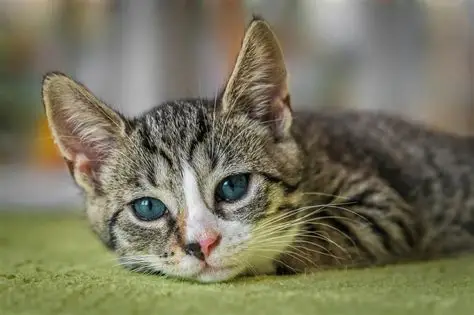
#> input picture image.webp, 474 x 315 px
$ python gradient_based.py   (older library calls are emulated)
#> lines starting #> are read from the running program, lines starting #| are printed output that depends on the picture; after the words box and inside, x2 and y2 are one past the last pixel; in counts of white or black regions, pixels touching at a corner belong together
import cv2
import numpy as np
img=cv2.imread("image.webp")
#> img is the input picture: shape (315, 474, 3); mean B, G, R 93.4, 116.3, 119.3
cv2.imshow('Original',img)
cv2.waitKey(0)

img_gray=cv2.cvtColor(img,cv2.COLOR_BGR2GRAY)
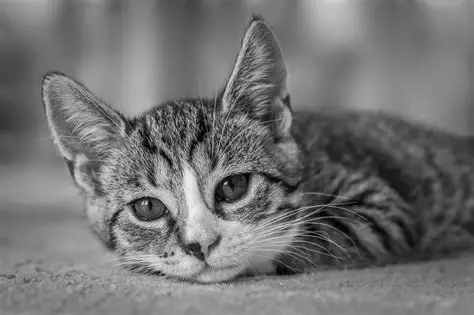
#> img_gray: shape (315, 474); min 0, max 245, mean 114.6
img_blur= cv2.GaussianBlur(img_gray,(3,3),0)
#Sobel operator
sobelx=cv2.Sobel(src=img_blur,ddepth=cv2.CV_64F,dx=1,dy=0,ksize=7)
cv2.imshow('Sobel in X axis',sobelx)
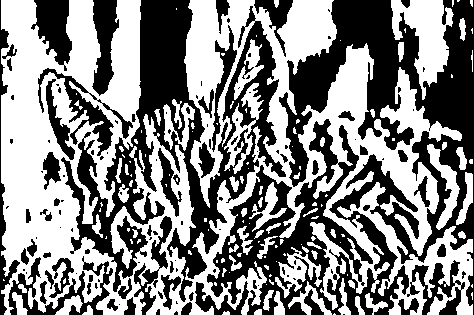
#> window 'Sobel in X axis': shape (315, 474); 52.3% white; 127 black regions (69 under 20 px), largest, box (x1, y1, x2, y2) and area: (207, 0, 474, 315) 33444, (61, 0, 286, 302) 19308, (8, 256, 113, 315) 1807
cv2.waitKey(0)
sobely=cv2.Sobel(src=img_blur,ddepth=cv2.CV_64F,dx=0,dy=1,ksize=7)
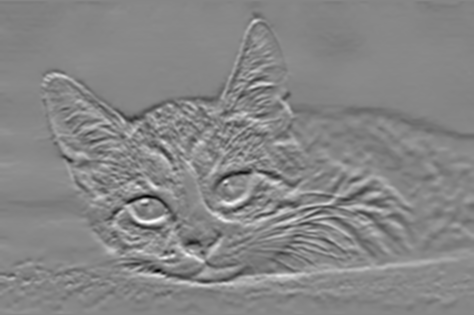
#> sobely: shape (315, 474) float64; min -73794, max 66276, mean 37.2; drawn with min black and max white
cv2.imshow('Sobel in Y axis',sobely)
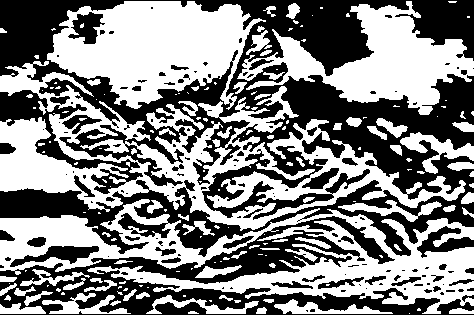
#> window 'Sobel in Y axis': shape (315, 474); 51.5% white; 136 black regions (90 under 20 px), largest, box (x1, y1, x2, y2) and area: (0, 0, 474, 257) 48989, (0, 216, 474, 315) 14377, (0, 90, 143, 194) 2949
cv2.waitKey(0)
sobelxy=cv2.Sobel(src=img_blur,ddepth=cv2.CV_64F,dx=1,dy=1,ksize=7)
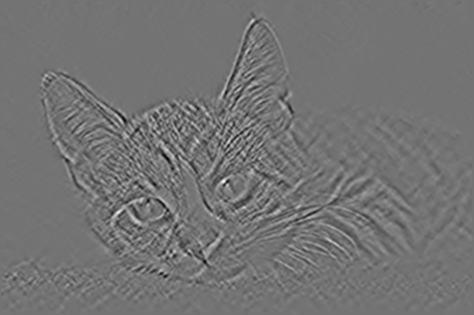
#> sobelxy: shape (315, 474) float64; min -11477, max 13786, mean 0; drawn with min black and max white
cv2.imshow('Sobel in XY axis',sobelxy)
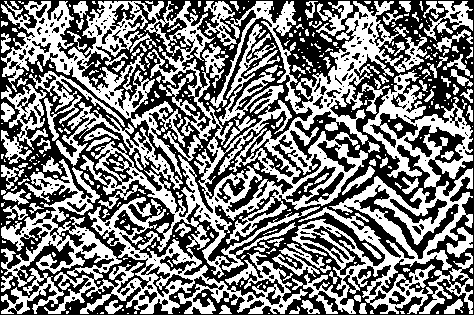
#> window 'Sobel in XY axis': shape (315, 474); 49% white; 372 white regions (249 under 20 px), largest, box (x1, y1, x2, y2) and area: (1, 1, 427, 314) 42298, (292, 70, 473, 314) 13763, (56, 102, 183, 190) 1718
cv2.waitKey(0)

#prewitt operator
prewittx=np.array([[-1,0,1],[-1,0,1],[-1,0,1]],dtype=np.float32)
prewitty=np.array([[-1,-1,-1],[0,0,0],[1,1,1]],dtype=np.float32)
gx=cv2.filter2D(img_blur,-1,prewittx)
gy=cv2.filter2D(img_blur,-1,prewitty)
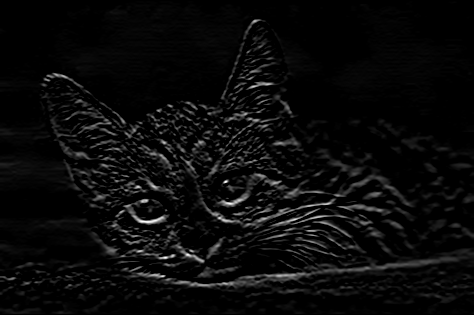
#> gy: shape (315, 474); min 0, max 255, mean 10.1
cv2.imshow("prewitt in x axis",gx)
cv2.waitKey(0)
cv2.imshow("prewitt in y axis",gy)
cv2.waitKey(0)


cv2.destroyAllWindows()

$ run again, with modern-building-with-closed-windows.webp copied over image.webp
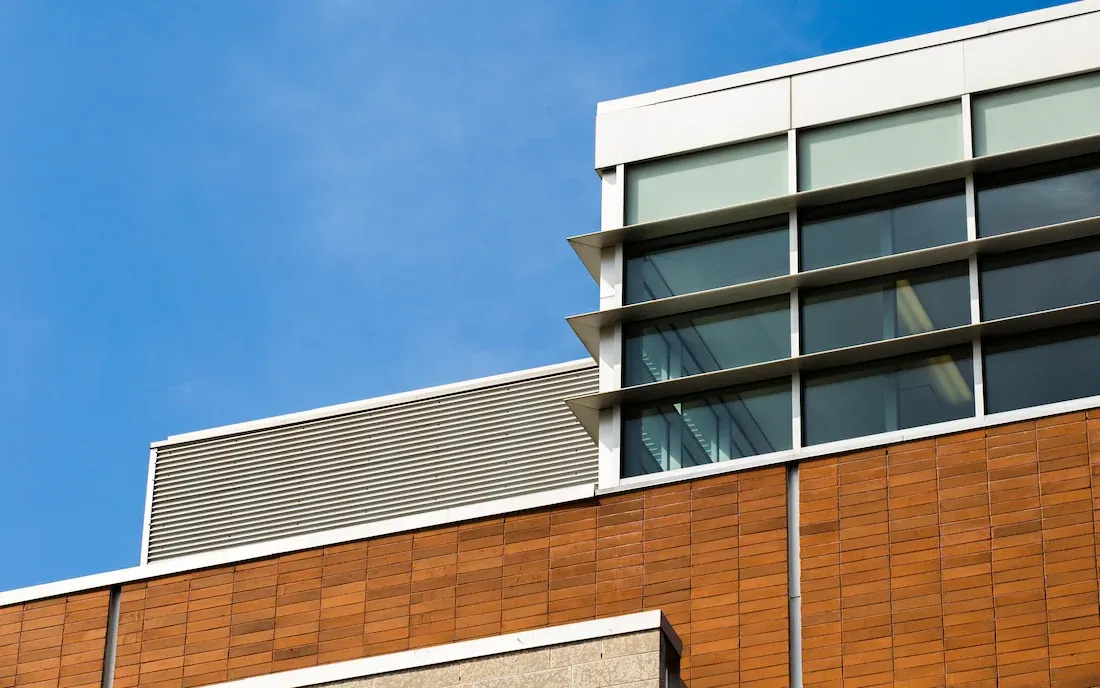
#> input picture modern-building-with-closed-windows.webp, 1100 x 688 px
#> img is the input picture: shape (688, 1100, 3); mean B, G, R 142.6, 133.3, 121.9
#> `cv2.imshow('Sobel in X axis',sobelx)`:
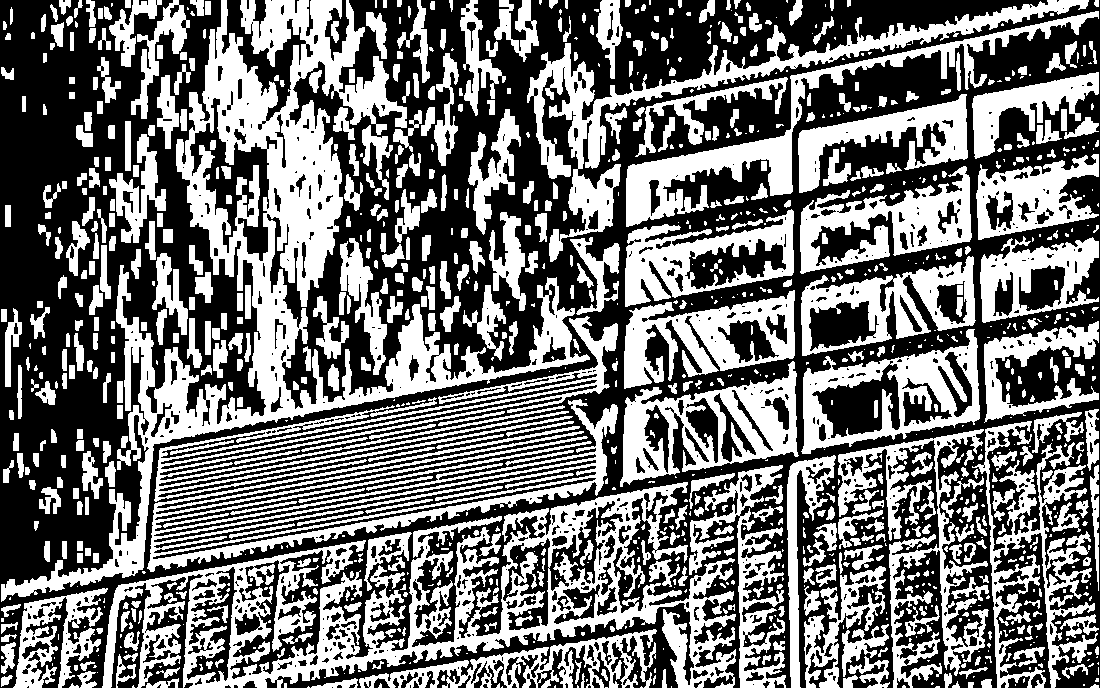
#> window 'Sobel in X axis': shape (688, 1100); 45.3% white; 1112 white regions (494 under 20 px), largest, box (x1, y1, x2, y2) and area: (1, 0, 590, 602) 53169, (102, 482, 736, 688) 38633, (147, 399, 618, 572) 15795
#> `gy=cv2.filter2D(img_blur,-1,prewitty)`:
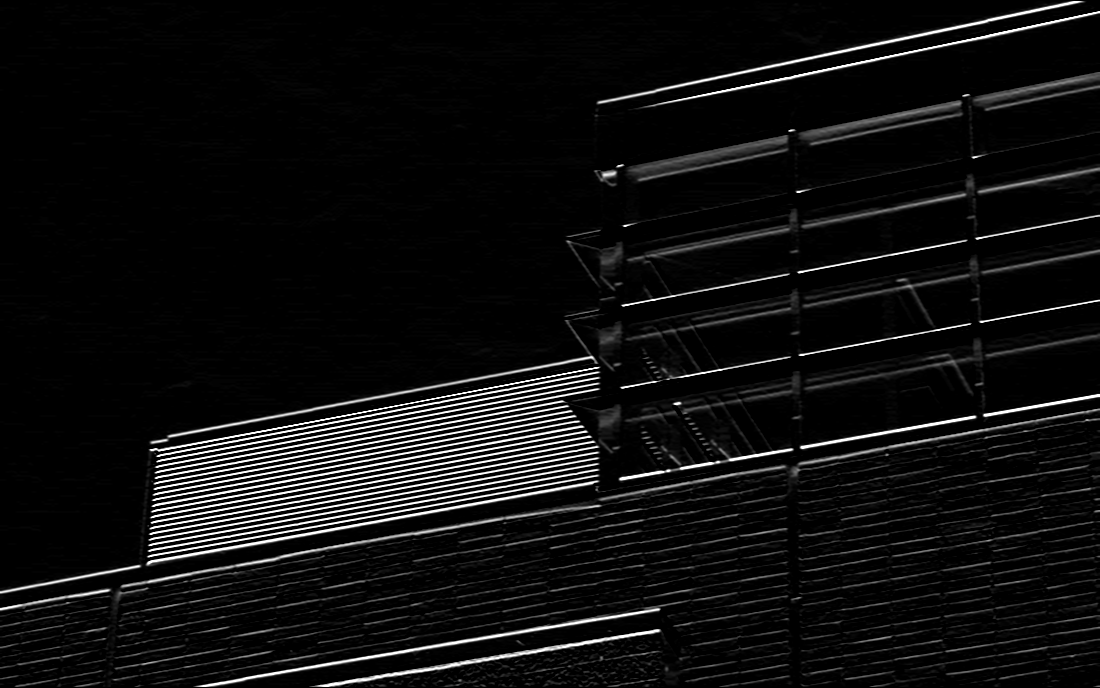
#> gy: shape (688, 1100); min 0, max 255, mean 15.3

$ run again, with J13Wn.jpg saved as image.webp
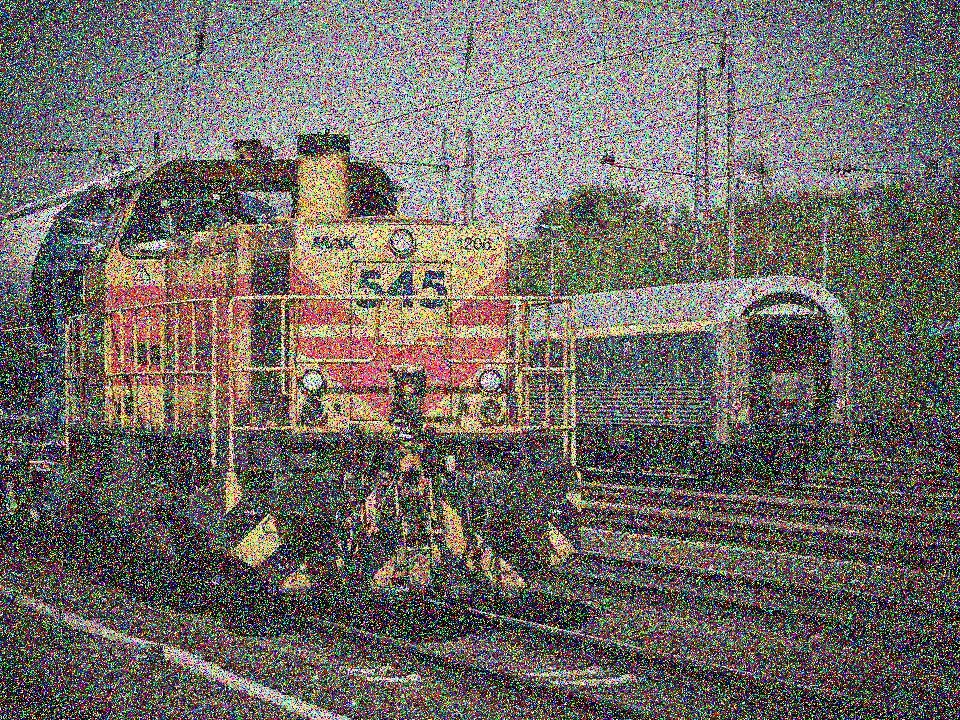
#> input picture J13Wn.jpg, 960 x 720 px
#> img is the input picture: shape (720, 960, 3); mean B, G, R 102.2, 106.4, 112
#> `cv2.imshow('Sobel in X axis',sobelx)`:
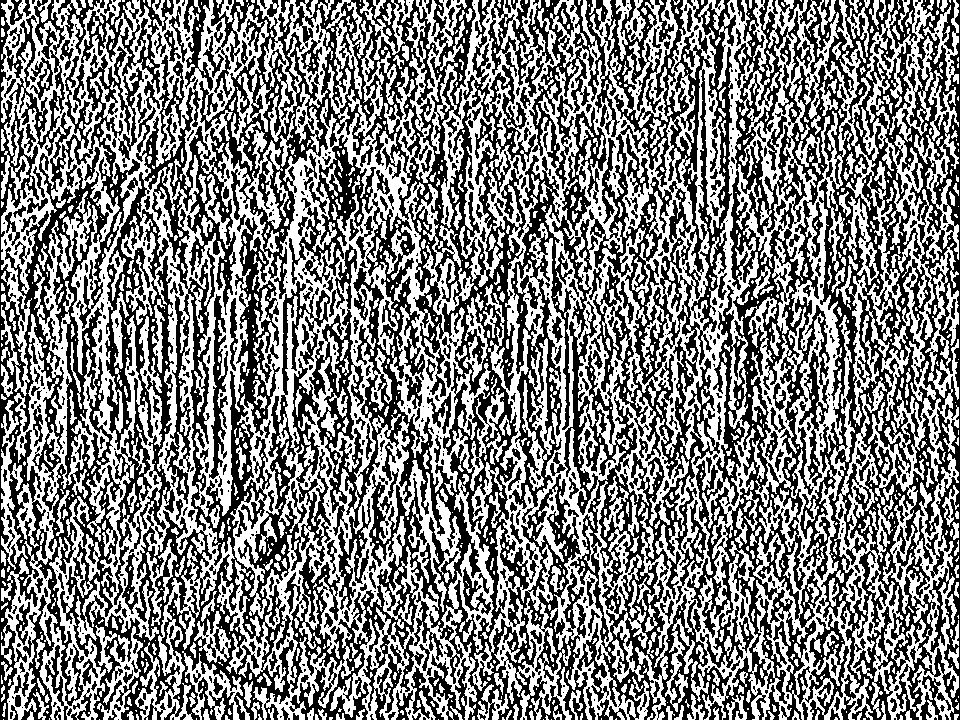
#> window 'Sobel in X axis': shape (720, 960); 49.8% white; 1311 white regions (833 under 20 px), largest, box (x1, y1, x2, y2) and area: (1, 0, 959, 720) 265184, (868, 243, 959, 720) 10273, (834, 377, 926, 720) 6973
#> `gy=cv2.filter2D(img_blur,-1,prewitty)`:
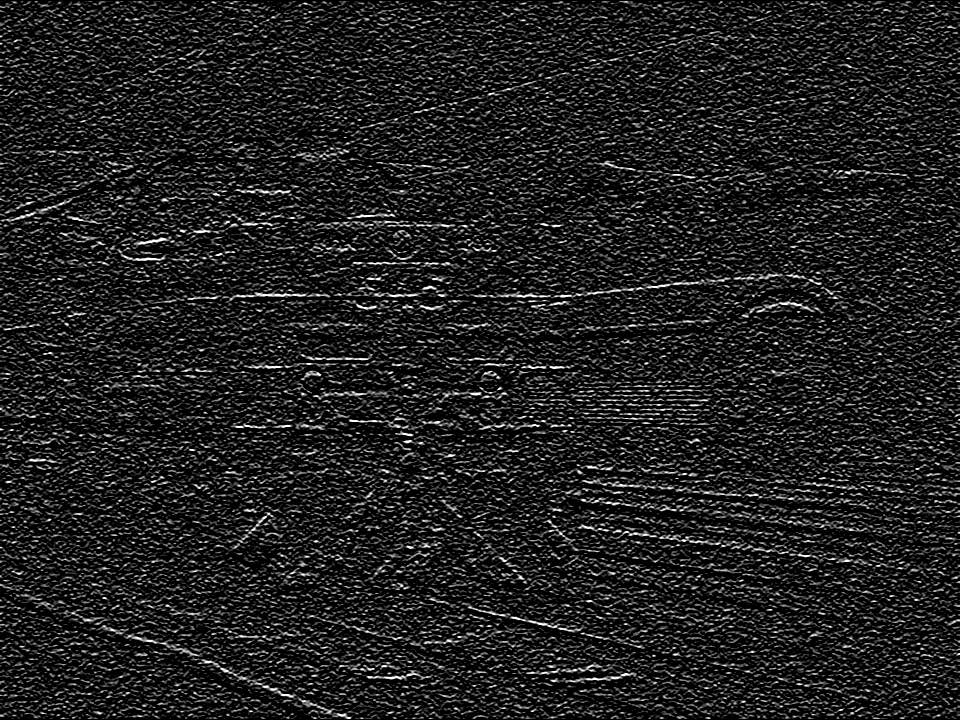
#> gy: shape (720, 960); min 0, max 255, mean 32.1
